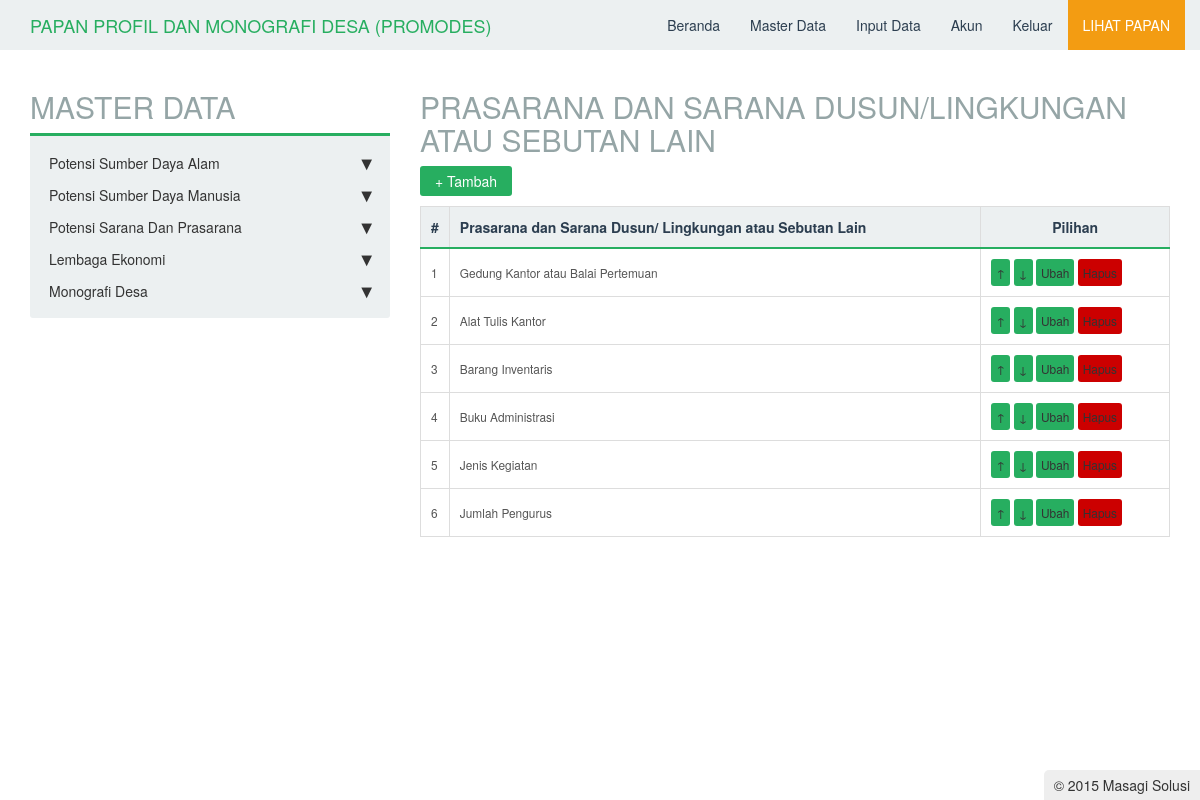
The page /master/potensi_sarpras/sarpras_pemerintah/dusun/master.php (signed in) on the database its author committed.
### tables this page shows
CREATE TABLE IF NOT EXISTS `tbsarpras_dusun` (
  `id` int(11) NOT NULL AUTO_INCREMENT,
  `nama` varchar(225) NOT NULL,
  `posisi` int(11) NOT NULL,
  PRIMARY KEY (`id`)
);

### master/potensi_sarpras/sarpras_pemerintah/dusun/master.php (the view, shortened to what this page needs)
<?php
include_once "../../../../functions/urut.php";
include_once "../../../../master/header.php";
echo "<h2>PRASARANA DAN SARANA DUSUN/LINGKUNGAN ATAU SEBUTAN LAIN</h2>";
$mod = $_GET['mod'];
if($mod == "tambah"){
    if(isset($_POST['simpan'])){
        $nama = $_POST['nama'];
        $s = mysql_query("select max(posisi) as urut from tbsarpras_dusun");
        $d = mysql_fetch_array($s);
        $posisi  = $d['urut']+1;
        for($i = 0;$i < sizeof($nama);$i++){
           if($nama[$i] != ""){
               $q = mysql_query("insert into tbsarpras_dusun(nama,posisi) values('".mysql_real_escape_string($nama[$i])."','".($posisi+$i)."')");
           }
        }
        if($q){
            echo "<script>window.location='master.php';</script>";
        }
    }
    echo "<link rel='stylesheet' type='text/css' href='../../../../lib/css/table2.css'/>";
?>
<script type="text/javascript" src="../../../../lib/js/jquery-1.9.1.min.js"></script>
<script type="text/javascript">
$(document).ready(function(){
    var count = 0;
    $nama = $("#nama");
    $add = $("#add");
    $add.click(function(e){
        var countNext = count+1;
        $("#input"+count).append("<div>&nbsp;&nbsp;<input type='text' name='nama[]' id='nama"+count+"'/><div id='input"+countNext+"'></div></div>");
        $("#nama"+count).focus();
        count++;
    });
});
</script>
<form method="post">
    <table>
        <tr>
            <td>Prasarana dan Sarana</td>
            <td id='nama'><div id='input0'> : <input type='text' name='nama[]' id='nama' required/><a class='btn' href='#' id='add'>+</a></div></td>
        </tr>
        <tr>
            <td></td>
            <td><input type='submit' name='simpan' value='Tambah'></td>
        </tr>
    </table>
</form>
<?php
}
else if($mod == "hapus"){
    $id = abs((int)$_GET['id']);
    $q = mysql_query("delete from tbsarpras_dusun where id='$id'");
    if($q){
        echo "<script>window.location='master.php';</script>";
    }
}
else
{
    echo "<link rel='stylesheet' type='text/css' href='../../../../lib/css/table.css'/>";
    echo "<input type='reset' onclick=\"window.location='?mod=tambah';\" value='+ Tambah'/>";
    echo "<table>
            <tr>
                <th>#</th>
                <th align=left>Prasarana dan Sarana Dusun/ Lingkungan atau Sebutan Lain</th>
                <th>Pilihan</th>
            </tr>";
    $n1 = 1;
    $s1= mysql_query("select * from tbsarpras_dusun order by posisi asc");
    while($d1 = mysql_fetch_array($s1)){
        echo "<tr>
                <td>$n1</td>
                <td>$d1[nama]</td>
                <td><a class='edit' href='?mod=urut&id=$d1[id]&tipe=1&posisi=up'>&#8593;</a> <a class='edit' href='?mod=urut&id=$d1[id]&tipe=1&posisi=down'>&#8595;</a> <a class='edit' href='?mod=ubah&id=$d1[id]'>Ubah</a> <a class='del' href='#' onclick='confirmDelete(\"?mod=hapus&id=$d1[id]\");'>Hapus</a></td>
            </tr>";
        $n1++;
    }
    echo "</table>";
}
include_once "../../../../master/footer.php";
?>

### rows shown on the page
tbsarpras_dusun: nama "Gedung Kantor atau Balai Pertemuan"
tbsarpras_dusun: nama "Alat Tulis Kantor"
tbsarpras_dusun: nama "Barang Inventaris"
tbsarpras_dusun: nama "Buku Administrasi"
tbsarpras_dusun: nama "Jenis Kegiatan"
tbsarpras_dusun: nama "Jumlah Pengurus"
